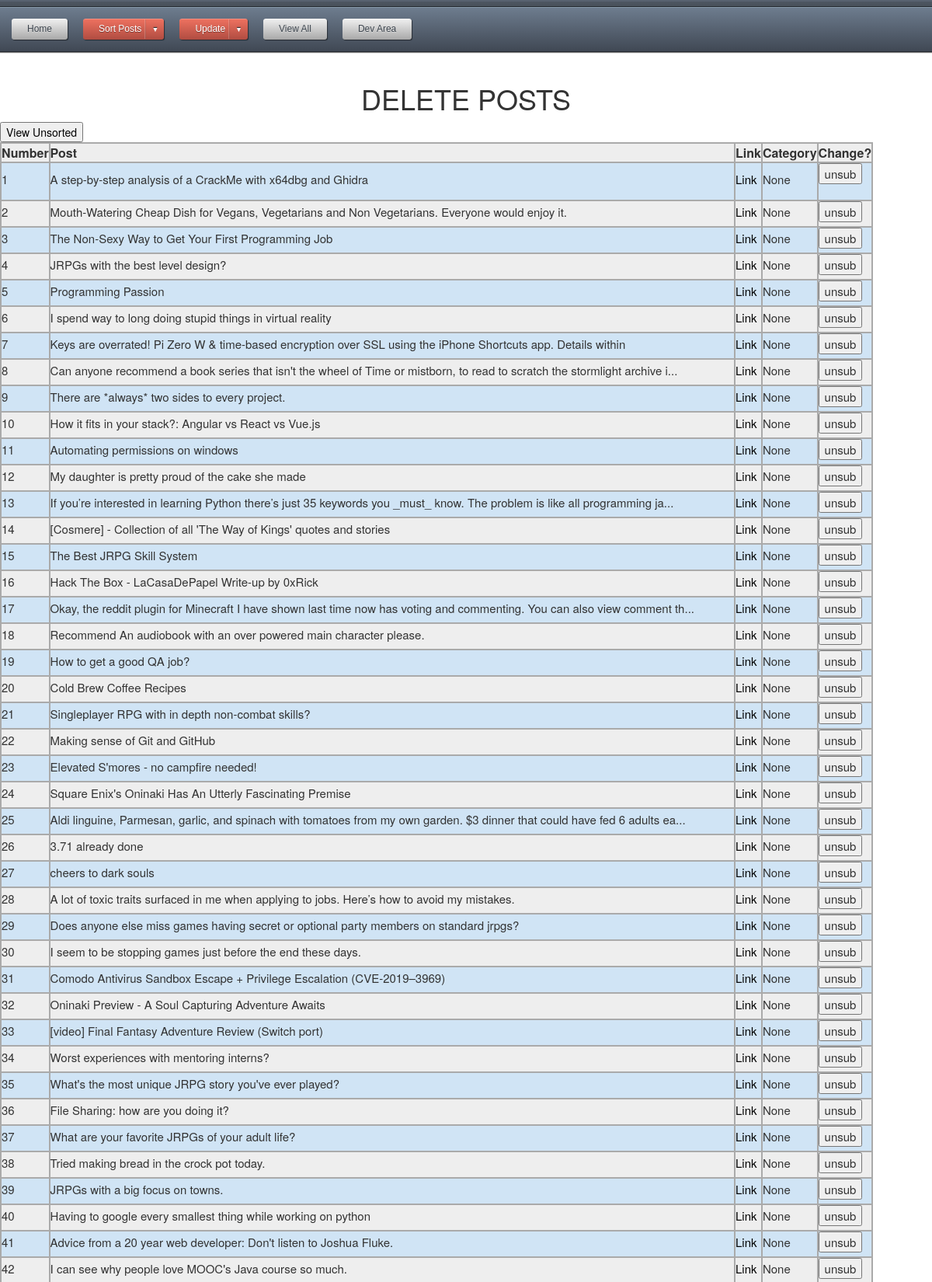
Page /unfavpost (upper part) on the committed database.
### app.py (models this page shows)
class posts(db.Model):
    id = db.Column(db.String, primary_key=True)
    title = db.Column(db.String(80), unique=True, nullable=False)
    link = db.Column(db.String(120), unique=True, nullable=False)
    category = db.Column(db.String(120), unique=True, nullable=False)
    date_added = db.Column(db.String(120), unique=False, nullable=False)
    thread_text = db.Column(db.String(400), unique=True, nullable=False)

### app.py (the view, shortened to what this page needs)
@app.route('/unfavpost', methods=['GET', 'POST'])
def unfavpost():
	db = get_db()
	results = posts_all()
	return render_template("unfavpost.html", results=results)

### app.py (called while the page is built)
@app.context_processor
def utility_functions():
    def print_in_console(message):
        print (str(message))
    return dict(mdebug=print_in_console)

@app.context_processor
def inject_user():
    return dict(category=categories)

def posts_all():
	db = get_db()
	cur = db.execute('select id, title, link, category from posts')
	results = cur.fetchall()
	return results

def connect_db():
	sql = sqlite3.connect('C:\\Users\\MGLafayette\\Desktop\\Projects\\Flask\\data.db')
	sql.row_factory = sqlite3.Row
	return sql

def get_db():
	if not hasattr(g, 'sqlite3'):
		g.sqlite_db = connect_db()
	return g.sqlite_db

### templates/unfavpost.html (shortened to what this page needs)
<html>
<head>
<link rel="stylesheet" type="text/css" href="{{ url_for('static', filename='CSS/style.css') }}">
</head>
<body>
{% include "topnav.html" %}
<h1>DELETE POSTS</h1>
<button type="button"><a href="{{url_for('unfavunsort')}}">View Unsorted</a></button>
<table class="blueTable">
	<tr>
		<th>Number</th>
		<th>Post</th>
		<th>Link</th>
		<th>Category</th>
		<th>Change?</th>
	</tr>
	{% for post in results %}
	<tr>
		<td>{{loop.index}}</td>
		<td>{{post['title']}}</td>
		<td><a href="{{post['link']}}" target='_blank'>Link</a></td>
		<td>{{post['category']}}</td>
		<td>
			<form action="{{url_for('unfavpost')}}" method="Post">
				<input type="submit" name="{{loop.index}}unsub" value="unsub">
		</td>
	</tr>
	{% endfor %}
</table>
<br/>
</body>
</html>

### templates/topnav.html (shortened to what this page needs)
<html>
<head>
{% include "bootstrap/base.html" %}
<link rel="stylesheet" type="text/css" href="{{ url_for('static', filename='CSS/style.css') }}">
</head>
<div id='cssmenu'>
<ul>
   <li> <a href="http://127.0.0.1:5000/"><span>Home</span></a></li>
   <li class='active has-sub'><a href='#'><span>Sort Posts</span></a>
   </li>
   <li class='active has-sub'><a href='#'><span>Update</span></a>
    </li>
   <li><a href='{{url_for("viewresults", page_num=1, per_page_res=15)}}'><span>View All</span></a></li>
   <li> <a href="{{url_for('devArea')}}"><span>Dev Area</span></a></li>
</ul>
</div>
<body>

### static/CSS/style.css (style rules this page uses)
table.blueTable { border: 1px solid #1C6EA4; background-color: #EEEEEE; text-align: left; border-collapse: collapse; }
table.blueTable td, table.blueTable th { border: 2px solid #AAAAAA; }
table.blueTable tbody td { font-size: 15px; padding-bottom: 5px; }
table.blueTable tr:nth-child(even) { background: #D0E4F5; }
#cssmenu { padding: 0; margin: 0; border: 0; }
#cssmenu ul, #cssmenu li { list-style: none; margin: 0; padding: 0; }
#cssmenu ul { position: relative; z-index: 597; }
#cssmenu ul li { float: left; min-height: 1px; vertical-align: middle; }
#cssmenu a { display: block; line-height: 1em; text-decoration: none; }
#cssmenu:after, #cssmenu ul:after { content: ''; display: block; clear: both; }
#cssmenu { width: auto; font-family: Helvetica, Arial, sans-serif; }
#cssmenu:before { background-color: #606a77; background-image: -webkit-gradient(linear, left top, left bottom, color-stop(0, #4f5864), color-stop(1, #49515b)); background-image: -webkit-linear-gradient(top, #4f5864, #49515b); background-image: -moz-linear-gradient(top, #4f5864, #49515b); background-image: -o-linear-gradient(top, #4f5864, #49515b); background-image: linear-gradient(#4f5864, #49515b); -moz-box-shadow: inset 0 2px 0 #586270, inset 0 1px 0 #6b7888; -webkit-box-shadow: inset 0 2px 0 #586270, inset 0 1px 0 #6b7888; box-shadow: inset 0 2px 0 #586270, inset 0 1px 0 #6b7888; content: ''; display: block; height: 8px; }
#cssmenu > ul { border-bottom: 1px solid #252A30; border-top: 1px solid #252A30; -moz-box-shadow: inset 0 1px 0 #8799a9, 0 1px 1px rgba(0, 0, 0, 0.5); -webkit-box-shadow: inset 0 1px 0 #8799a9, 0 1px 1px rgba(0, 0, 0, 0.5); box-shadow: inset 0 1px 0 #8799a9, 0 1px 1px rgba(0, 0, 0, 0.5); background-color: #566171; background-image: -webkit-gradient(linear, left top, left bottom, color-stop(0, #6e7d8f), color-stop(1, #404854)); background-image: -webkit-linear-gradient(top, #6e7d8f, #404854); background-image: -moz-linear-gradient(top, #6e7d8f, #404854); background-image: -o-linear-gradient(top, #6e7d8f, #404854); background-image: linear-gradient(#6e7d8f, #404854); padding: 15px 15px 15px 5px; }
#cssmenu > ul > li { margin: 0 10px; }
#cssmenu ul a { background-color: #c2c2c2; background-image: -webkit-gradient(linear, left top, left bottom, color-stop(0, #f1f1f1), color-stop(1, #a8a8a8)); background-image: -webkit-linear-gradient(top, #f1f1f1, #a8a8a8); background-image: -moz-linear-gradient(top, #f1f1f1, #a8a8a8); background-image: -o-linear-gradient(top, #f1f1f1, #a8a8a8); background-image: linear-gradient(#f1f1f1, #a8a8a8); -moz-border-radius: 3px; -webkit-border-radius: 3px; border-radius: 3px; -moz-background-clip: padding; -webkit-background-clip: padding-box; background-clip: padding-box; -moz-box-shadow: inset 0 1px 0 rgba(255, 255, 255, 0.2), 1px 1px 1px rgba(0, 0, 0, 0.5); -webkit-box-shadow: inset 0 1px 0 rgba(255, 255, 255, 0.2), 1px 1px 1px rgba(0, 0, 0, 0.5); box-shadow: inset 0 1px 0 rgba(255, 255, 255, 0.2), 1px 1px 1px rgba(0, 0, 0, 0.5); color: #3c444d; font-size: 12px; line-height: 27px; padding: 0 20px; position: relative; text-align: center; text-shadow: 0 1px 0 rgba(255, 255, 255, 0.4); }
#cssmenu ul .active > a { color: #FFF; text-shadow: 0 1px 0 rgba(0, 0, 0, 0.4); background-color: #c46a60; background-image: -webkit-gradient(linear, left top, left bottom, color-stop(0, #ef7260), color-stop(1, #b04c41)); background-image: -webkit-linear-gradient(top, #ef7260, #b04c41); background-image: -moz-linear-gradient(top, #ef7260, #b04c41); background-image: -o-linear-gradient(top, #ef7260, #b04c41); background-image: linear-gradient(#ef7260, #b04c41); }
#cssmenu ul .has-sub { position: relative; }
#cssmenu ul .has-sub > a { padding-right: 0; }
#cssmenu ul .has-sub > a:after { content: '▼'; border-left: 1px solid rgba(100, 100, 100, 0.2); color: #5D6A7A; -moz-box-shadow: -1px 0 0 rgba(255, 255, 255, 0.2); -webkit-box-shadow: -1px 0 0 rgba(255, 255, 255, 0.2); box-shadow: -1px 0 0 rgba(255, 255, 255, 0.2); display: inline-block; font-size: 9px; margin-left: 5px; text-align: center; height: 25px; width: 24px; text-shadow: 0 -1px 0 #101417; }
#cssmenu ul .active > a:after { color: #FFF; }
h1 { text-align:center; }
body { padding-bottom: .1px; }
a:link { color: black; text-decoration: none; }
.container:before, .container:after, { display: table; content: none; }

### rows in the picture
posts: title "A step-by-step analysis of a CrackMe with x64dbg and Ghidra", category "None"
posts: title "Mouth-Watering Cheap Dish for Vegans, Vegetarians and Non Vegetarians. Everyone would enjoy it.", category "None"
posts: title "The Non-Sexy Way to Get Your First Programming Job", category "None"
posts: title "JRPGs with the best level design?", category "None"
posts: title "Programming Passion", category "None"
posts: title "I spend way to long doing stupid things in virtual reality", category "None"
posts: title "Keys are overrated! Pi Zero W & time-based encryption over SSL using the iPhone Shortcuts app. Details within", category "None"
posts: title "Can anyone recommend a book series that isn't the wheel of Time or mistborn, to read to scratch the stormlight archive i...", category "None"
posts: title "There are *always* two sides to every project.", category "None"
posts: title "How it fits in your stack?: Angular vs React vs Vue.js", category "None"
posts: title "Automating permissions on windows", category "None"
posts: title "My daughter is pretty proud of the cake she made", category "None"
posts: title "If you’re interested in learning Python there’s just 35 keywords you _must_ know. The problem is like all programming ja...", category "None"
posts: title "[Cosmere] - Collection of all 'The Way of Kings' quotes and stories", category "None"
posts: title "The Best JRPG Skill System", category "None"
posts: title "Hack The Box - LaCasaDePapel Write-up by 0xRick", category "None"
posts: title "Okay, the reddit plugin for Minecraft I have shown last time now has voting and commenting. You can also view comment th...", category "None"
posts: title "Recommend An audiobook with an over powered main character please.", category "None"
posts: title "How to get a good QA job?", category "None"
posts: title "Cold Brew Coffee Recipes", category "None"
posts: title "Singleplayer RPG with in depth non-combat skills?", category "None"
posts: title "Making sense of Git and GitHub", category "None"
posts: title "Elevated S'mores - no campfire needed!", category "None"
posts: title "Square Enix's Oninaki Has An Utterly Fascinating Premise", category "None"
posts: title "Aldi linguine, Parmesan, garlic, and spinach with tomatoes from my own garden. $3 dinner that could have fed 6 adults ea...", category "None"
posts: title "3.71 already done", category "None"
posts: title "cheers to dark souls", category "None"
posts: title "A lot of toxic traits surfaced in me when applying to jobs. Here’s how to avoid my mistakes.", category "None"
posts: title "Does anyone else miss games having secret or optional party members on standard jrpgs?", category "None"
posts: title "I seem to be stopping games just before the end these days.", category "None"
posts: title "Comodo Antivirus Sandbox Escape + Privilege Escalation (CVE-2019–3969)", category "None"
posts: title "Oninaki Preview - A Soul Capturing Adventure Awaits", category "None"
posts: title "[video] Final Fantasy Adventure Review (Switch port)", category "None"
posts: title "Worst experiences with mentoring interns?", category "None"
posts: title "What's the most unique JRPG story you've ever played?", category "None"
posts: title "File Sharing: how are you doing it?", category "None"
posts: title "What are your favorite JRPGs of your adult life?", category "None"
posts: title "Tried making bread in the crock pot today.", category "None"
posts: title "JRPGs with a big focus on towns.", category "None"
posts: title "Having to google every smallest thing while working on python", category "None"
posts: title "Advice from a 20 year web developer: Don't listen to Joshua Fluke.", category "None"
posts: title "I can see why people love MOOC's Java course so much.", category "None"
